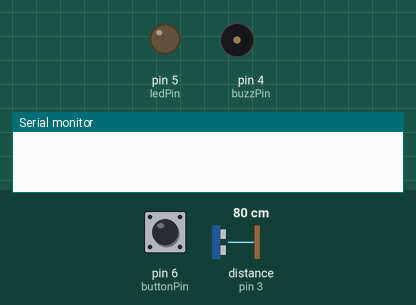
This sketch was run on a simulated Arduino Uno, built with avr-gcc and run on an emulated ATmega328P. Parts: output pins drawn as LEDs (lit = HIGH), buzzer (waves = sounding), the last lines printed to the serial monitor. Wiring (inferred from the names in the program): ultrasonic range finder: trigger pin 2; echo pin 3. The test bench sets the inputs (shaded band); at power-on: pin 6 (buttonPin) HIGH, distance to the obstacle (sensor on pin 3) 80 cm. The echo pulse lasts 58.3 µs per cm; pins used as bus, display or sensor lines are not drawn.

Above: at 1.2 s.
1.3 s: pin 6 (buttonPin) pulled LOW for 0.15 s
2.9 s: distance to the obstacle (sensor on pin 3) set to 23 cm
4.4 s: distance to the obstacle (sensor on pin 3) set to 18 cm
At 4.57 s:
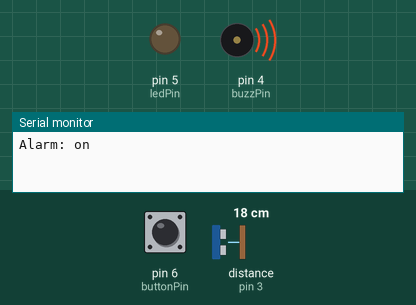
7.4 s: pin 6 (buttonPin) pulled LOW for 1 s
At 8.6 s:
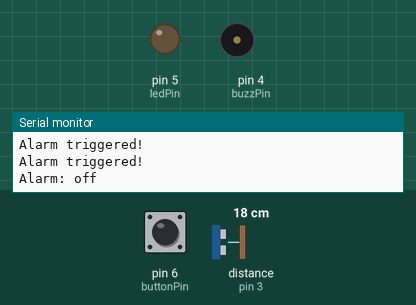
Timing chart, 0 to 10.4 s (numbered marks = the images above; inputs shaded):
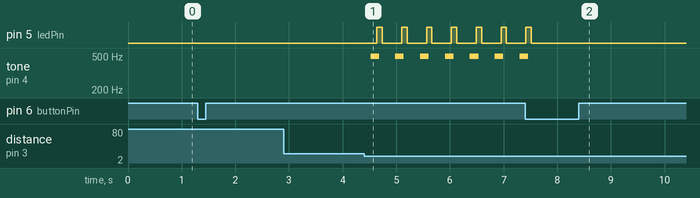

The sketch:

alarm.ino
```cpp
// Defining the pins.
#define trigPin 2       // Trigger pin of the ultrasonic sensor.
#define echoPin 3       // Echo pin of the ultrasonic sensor.
#define buzzPin 4       // Buzzer pin.
#define ledPin 5        // LED pin.
#define buttonPin 6     // Button pin.

// Defining the variables.
long duration;          // Variable for the duration of sound wave travel.
float distance;         // Variable for the distance measurement.
int currentState;       // Variable for storing the current state.
int previousState;      // Variable for storing the previous state.
String toggle = "off";  // Variable for storing the toggle state.

void setup() {
   // Start serial communication at 9600 bps.
   Serial.begin(9600);

   // Setting the `trigPin`, `buzzPin` and `ledPin` as outputs.
   pinMode(trigPin, OUTPUT);
   pinMode(buzzPin, OUTPUT);
   pinMode(ledPin, OUTPUT);

   // Setting the `echoPin` and `buttonPin` as inputs.
   pinMode(echoPin, INPUT);
   pinMode(buttonPin, INPUT);

   // Setting the current button state.
   currentState = digitalRead(buttonPin);
}

void playSound() {
   for(int i=0; i<80; i++) {
      // Power the buzzer for 1 ms.
      digitalWrite(buzzPin, HIGH);
      delay(1);

      // Turn off the buzzer for 1 ms.
      digitalWrite(buzzPin, LOW);
      delay(1);
   }
}

void blinkLED() {
   // Power the LED for 1 s.
   digitalWrite(ledPin, HIGH);
   delay(100);

   // Turn off the LED for 1 s.
   digitalWrite(ledPin, LOW);
   delay(100);
}

float getDistance() {
   // Set trigPin output to LOW.
   digitalWrite(trigPin, LOW);

   // Wait for 2 microseconds.
   delayMicroseconds(2);

   // Set trigPin output to HIGH.
   digitalWrite(trigPin, HIGH);

   // Wait for 10 microseconds.
   delayMicroseconds(10);

   // Set trigPin output to LOW.
   digitalWrite(trigPin, LOW);

   // Read echoPin input.
   duration = pulseIn(echoPin, HIGH);

   // Calculate distance between the sensor and the object.
   distance = (duration / 2) * 0.034;

   // Print the distance.
   return distance;
}

void loop() {
   // Save the previous button state.
   previousState = currentState;

   // Read the current button state.
   currentState = digitalRead(buttonPin);

   // If the current state is different from the previous state, then the button has been pressed.
   if(previousState == HIGH && currentState == LOW) {
      // If the toggle state is "on", then turn it off.
      // When the toggle state is "off", then turn it on.
      // We need to use the `equals()` method because we are comparing 2 strings with each other.
      if (toggle.equals("on")) {
         toggle = "off";
         Serial.println("Alarm: off");
      } else {
         toggle = "on";
         Serial.println("Alarm: on");
      }
   }

   // If the distance is less or equal to 20 cm
   // and the toggle state is "on", trigger the alarm.
   // else set the output of the buzzer and LED to LOW.
   if (getDistance() <= 20 && toggle == "on") {
      // Call the `playSound` method.
      playSound();

      // Call the `blinkLED` method.
      blinkLED();

      Serial.println("Alarm triggered!");
   } else {
      // Turn off the buzzer and the LED.
      digitalWrite(buzzPin, LOW);
      digitalWrite(ledPin, LOW);

      // Serial.println();
   }

   // Wait for 1 s.
   delay(100);
}
```

Measured:
- the behaviour switches between 21 and 20 cm on distance to the obstacle (sensor on pin 3) (found by bisection; images 0 and 1)
- after the input at 2.9 s, every drawn part: stays the same
- after the input at 4.4 s, pin 5 (ledPin): alternates HIGH for 0.10 s and LOW for 0.36 s, starting after 0.24 s; tone on pin 4 (buzzPin): alternates 496 Hz for 0.16 s and silent for 0.30 s, starting after 0.12 s
- after the input at 7.4 s, pin 5 (ledPin): goes on until 7.5 s, then stays LOW; tone on pin 4 (buzzPin): goes on until 7.5 s, then stays silent
